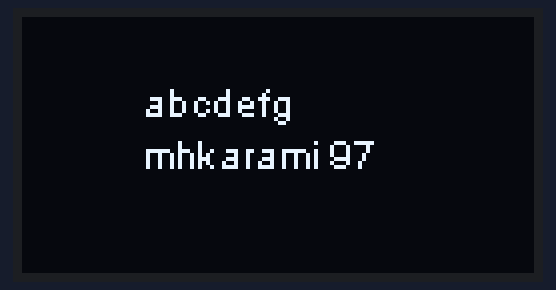
This sketch was run on a simulated ESP8266 (NodeMCU). Shown: 128×64 one-colour display.

Above: at 0.1 s.
At 2.1 s:
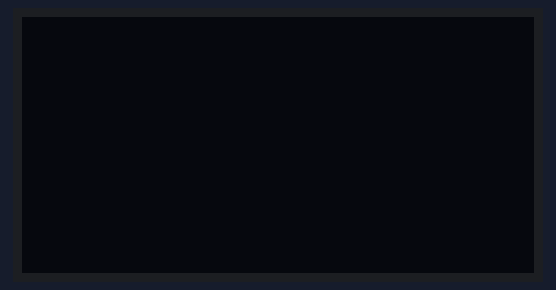

Measured:
- what the display in image 1 shows lasts 1.1 s, from 2.0 s to 3.1 s

The sketch:

base.ino
```cpp
#include <Wire.h>
#include <SSD1306.h>
#include "SSD1306.h"

SSD1306 display(0x3c, 4, 5);

void setup()
{
    display.init();
}

void loop()
{
    display.clear();

    //TEXT_ALIGN_LEFT , TEXT_ALIGN_CENTER,  TEXT_ALIGN_RIGHT , TEXT_ALIGN_CENTER_BOTH
    display.setTextAlignment(TEXT_ALIGN_LEFT);

    //ArialMT_Plain_10 , ArialMT_Plain_16 , ArialMT_Plain_24 or create with this tool http://oleddisplay.squix.ch
    //display.setFont(Unkempt_16);

    display.drawString(30, 15, "abcdefg");
    display.drawString(30, 28, "mhkarami 97");
    display.flipScreenVertically();
    display.display();

    delay(2000);
    display.clear();

    display.setTextAlignment(TEXT_ALIGN_RIGHT);
    //display.setFont(ArialMT_Plain_10);
    display.drawString(-25, -25, "hello");
    display.drawString(-30,- 30, "how are you");
    display.flipScreenVertically();
    display.display();

    delay(1000);
}
```
